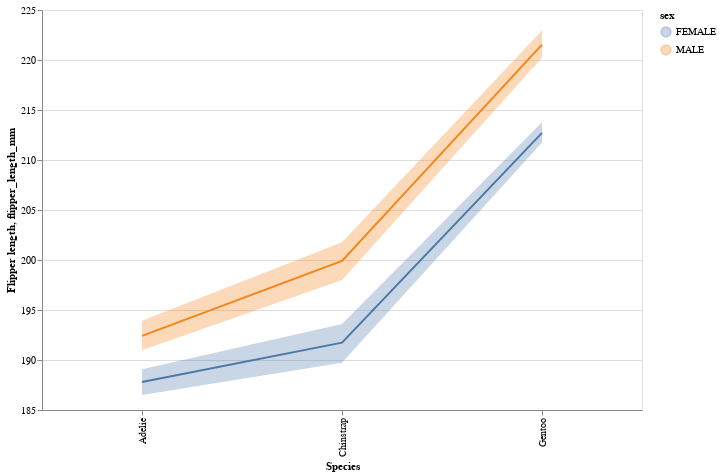

The code cell stored with this chart in its notebook:
### Code cell
line = alt.Chart(p_df.dropna()).mark_line().encode(
    x=alt.X('species', title='Species', scale=alt.Scale(zero=False)),
    y=alt.Y('mean(flipper_length_mm)', title='Flipper length', scale=alt.Scale(zero=False)),
    color='sex'
).properties(
    width=600,
    height=400
)

ci = alt.Chart(p_df.dropna()).mark_errorband(extent='ci').encode(
    x='species',
    y='flipper_length_mm',
    color='sex'
)

line + ci

### Figure 1 — Vega-Lite specification as saved in the notebook (floating-point values rounded to 4 significant figures; data arrays with more than 128 entries replaced by an {"elided": "..."} marker saying what was removed)
{"config": {"view": {"continuousWidth": 400, "continuousHeight": 300}}, "layer": [{"data": {"name": "data-c995aac0439ba8da8b8b257f49920741"}, "mark": "line", "encoding": {"color": {"type": "nominal", "field": "sex"}, "x": {"type": "nominal", "field": "species", "scale": {"zero": false}, "title": "Species"}, "y": {"type": "quantitative", "aggregate": "mean", "field": "flipper_length_mm", "scale": {"zero": false}, "title": "Flipper length"}}, "height": 400, "width": 600}, {"data": {"name": "data-c995aac0439ba8da8b8b257f49920741"}, "mark": {"type": "errorband", "extent": "ci"}, "encoding": {"color": {"type": "nominal", "field": "sex"}, "x": {"type": "nominal", "field": "species"}, "y": {"type": "quantitative", "field": "flipper_length_mm"}}}], "$schema": "https://vega.github.io/schema/vega-lite/v4.8.1.json", "datasets": {"data-c995aac0439ba8da8b8b257f49920741": {"elided": "333 records"}}}
